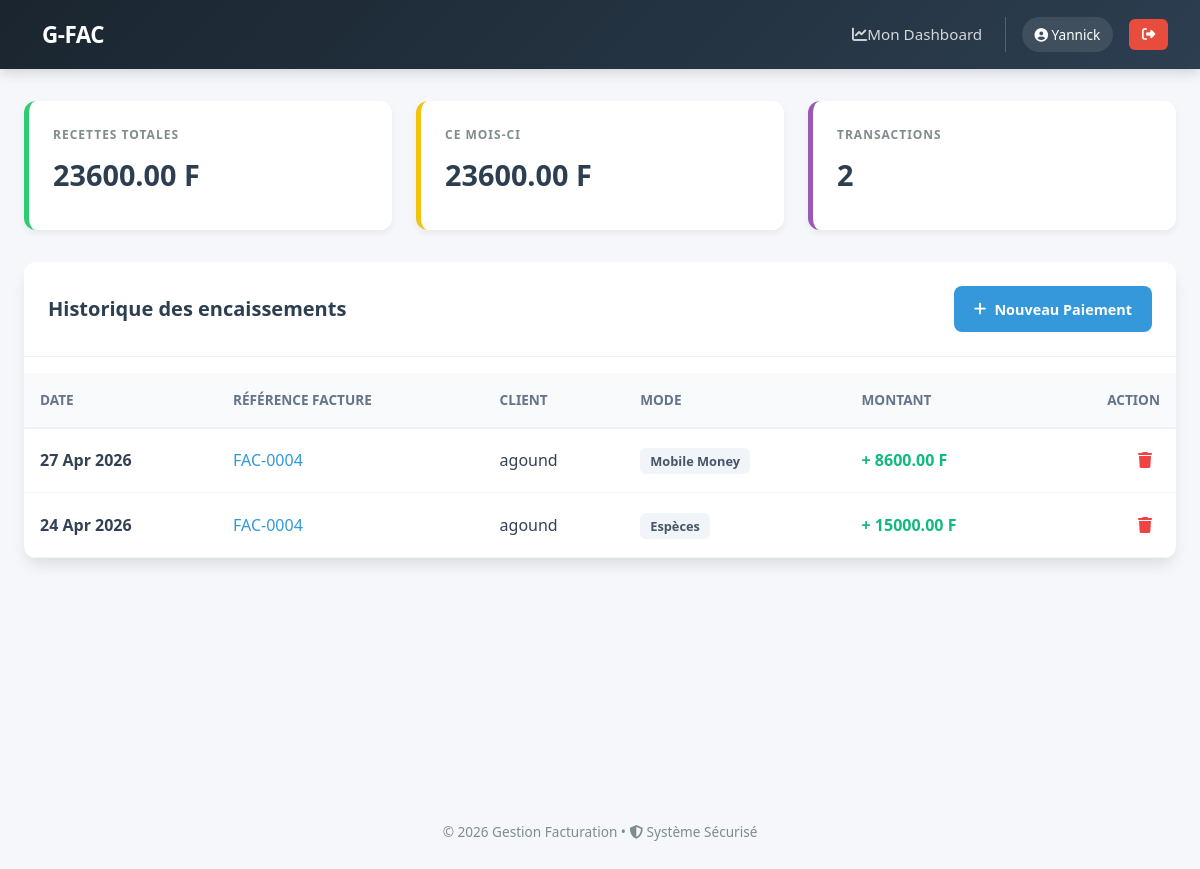
Page /paiements/ (signed in) on the committed database.
### paiements/models.py (models this page shows, shortened)
class Paiement(models.Model):
    MODES = [
        ('especes',  'Espèces'),
        ('virement', 'Virement'),
        ('cheque',   'Chèque'),
        ('mobile',   'Mobile Money'),
        ('carte',    'Carte bancaire'),
    ]
    facture    = models.ForeignKey(Facture, on_delete=models.CASCADE)
    montant    = models.DecimalField(max_digits=12, decimal_places=2)
    date       = models.DateField()
    mode       = models.CharField(max_length=20, choices=MODES)
    created_at = models.DateTimeField(auto_now_add=True)
    class Meta:
        ordering = ('-date',)

### factures/models.py (models this page shows, shortened)
class Facture(models.Model):
    STATUTS = [
        ('brouillon', 'Brouillon'),
        ('envoyee',   'Envoyée'),
        ('payee',     'Payée'),
    ]
    client        = models.ForeignKey(Client, on_delete=models.CASCADE)
    date          = models.DateField()
    statut        = models.CharField(max_length=20, choices=STATUTS, default='brouillon')
    montant_ht    = models.DecimalField(max_digits=12, decimal_places=2, default=0)
    taux_tva      = models.DecimalField(max_digits=5,  decimal_places=2, default=18)
    montant_tva   = models.DecimalField(max_digits=12, decimal_places=2, default=0)
    montant_total = models.DecimalField(max_digits=12, decimal_places=2, default=0)
    created_at    = models.DateTimeField(auto_now_add=True)
    updated_at    = models.DateTimeField(auto_now=True)
    class Meta:
        ordering = ('-date',)

### clients/models.py (models this page shows, shortened)
class Client(models.Model):
    nom        = models.CharField(max_length=200)
    email      = models.EmailField(unique=True)
    telephone  = models.CharField(max_length=20, blank=True)
    adresse    = models.TextField(blank=True)
    created_at = models.DateTimeField(auto_now_add=True)
    updated_at = models.DateTimeField(auto_now=True)
    class Meta:
        ordering = ('-created_at',)

### paiements/views.py (the view)
# urls.py: path('',              views.paiement_list,   name='paiement_list'),
@login_required
def paiement_list(request):
    paiements = Paiement.objects.select_related('facture__client').all()
    total = sum(p.montant for p in paiements)
    aujourd_hui = timezone.now().date()
    paiements_mois = sum(
        p.montant for p in paiements
        if p.date.month == aujourd_hui.month and p.date.year == aujourd_hui.year
    )
    return render(request, 'paiements/paiement_list.html', {
        'paiements': paiements,
        'total_paiements': total,
        'paiements_mois': paiements_mois,
    })

### templates/paiements/paiement_list.html (shortened to what this page needs)
{% extends 'base.html' %}
{% block content %}
<div class="stats-container">
    <div class="stat-card">
        <span class="stat-label">Recettes Totales</span>
        <div class="stat-value">{{ total_paiements|default:"0" }} F</div>
    </div>
    <div class="stat-card">
        <span class="stat-label">Ce mois-ci</span>
        <div class="stat-value">{{ paiements_mois|default:"0" }} F</div>
    </div>
    <div class="stat-card">
        <span class="stat-label">Transactions</span>
        <div class="stat-value">{{ paiements|length }}</div>
    </div>
</div>
<div class="payment-table-card">
    <div class="table-header">
        <h2 style="margin:0; font-size: 1.25rem;">Historique des encaissements</h2>
        <a href="{% url 'paiement_create' %}" class="btn btn-primary">
            <i class="fas fa-plus"></i> Nouveau Paiement
        </a>
    </div>
    <table>
        <thead>
            <tr>
                <th>Date</th>
                <th>Référence Facture</th>
                <th>Client</th>
                <th>Mode</th>
                <th>Montant</th>
                <th style="text-align: right;">Action</th>
            </tr>
        </thead>
        <tbody>
            {% for paiement in paiements %}
            <tr>
                <td>
                    <div style="font-weight: 600;">{{ paiement.date|date:"d M Y" }}</div>
                </td>
                <td>
                    <a href="{% url 'facture_detail' paiement.facture.pk %}" style="text-decoration: none; color: #3498db;">
                        FAC-{{ paiement.facture.pk|stringformat:"04d" }}
                    </a>
                </td>
                <td>{{ paiement.facture.client.nom }}</td>
                <td>
                    <span class="mode-pill">
                        {{ paiement.get_mode_display }}
                    </span>
                </td>
                <td>
                    <span class="amount-text">+ {{ paiement.montant }} F</span>
                </td>
                <td style="text-align: right;">
                    <a href="{% url 'paiement_delete' paiement.pk %}"
                       class="btn-delete-icon"
                       onclick="return confirm('Supprimer ce paiement ? cette action est irréversible.')"
                       title="Supprimer">
                        <i class="fas fa-trash"></i>
                    </a>
                </td>
            </tr>
            {% endfor %}
        </tbody>
    </table>
</div>
{% endblock %}

### templates/base.html (shortened to what this page needs)
<!DOCTYPE html>
<html lang="fr">
<head>
    <link rel="stylesheet" href="https://cdnjs.cloudflare.com/ajax/libs/font-awesome/6.4.0/css/all.min.css">
</head>
<body>
<nav class="navbar">
    <div class="brand">
         G-FAC
    </div>
    <div class="nav-links">
        {% if user.is_authenticated %}
            {% if user.profile.role != 'client' %}
                <a href="{% url 'client_list' %}"><i class="fas fa-users"></i>Clients</a>
                <a href="{% url 'facture_list' %}"><i class="fas fa-file-alt"></i>Factures</a>
                <a href="{% url 'paiement_list' %}"><i class="fas fa-credit-card"></i>Paiements</a>
            {% else %}
                <a href="{% url 'dashboard' %}"><i class="fas fa-chart-line"></i>Mon Dashboard</a>
            {% endif %}
            <div class="user-group">
                <span class="user-badge">
                    <i class="fas fa-user-circle"></i> {{ user.username|capfirst }}
                </span>
                <form method="post" action="{% url 'logout' %}" style="display:inline;">
                    <button type="submit" class="btn-logout" title="Déconnexion">
                        <i class="fas fa-sign-out-alt"></i>
                    </button>
                </form>
            </div>
        {% else %}
            <a href="{% url 'login' %}" class="btn btn-primary">
                <i class="fas fa-sign-in-alt"></i> Connexion
            </a>
        {% endif %}
    </div>
</nav>
<main class="container">
    {% block content %}{% endblock %}
</main>
<footer style="text-align: center; padding: 3rem; color: var(--text-light); font-size: 0.85rem;">
    &copy; 2026 Gestion Facturation &bull; <i class="fas fa-shield-alt"></i> Système Sécurisé
</footer>
</body>
</html>

### templates/base.html (style rules this page uses)
:root { --primary-dark: #1a252f; --primary-light: #2c3e50; --accent: #3498db; --accent-hover: #2980b9; --success: #27ae60; --success-hover: #219150; --danger: #e74c3c; --danger-hover: #c0392b; --warning: #f39c12; --bg-body: #f5f7fa; --text-main: #2c3e50; --text-light: #7f8c8d; --white: #ffffff; }
* { margin: 0; padding: 0; box-sizing: border-box; }
body { font-family: 'Segoe UI', Roboto, Helvetica, Arial, sans-serif; background: var(--bg-body); color: var(--text-main); line-height: 1.6; }
.navbar { background: linear-gradient(135deg, var(--primary-dark) 0%, var(--primary-light) 100%); padding: 0.8rem 2rem; display: flex; justify-content: space-between; align-items: center; box-shadow: 0 4px 12px rgba(0,0,0,0.15); position: sticky; top: 0; z-index: 1000; }
.navbar .brand { font-size: 1.4rem; font-weight: 800; color: white; letter-spacing: -0.5px; display: flex; align-items: center; gap: 10px; }
.navbar .nav-links { display: flex; align-items: center; gap: 0.5rem; }
.navbar a { color: rgba(255,255,255,0.8); text-decoration: none; padding: 0.6rem 0.9rem; border-radius: 8px; transition: all 0.2s ease; font-weight: 500; font-size: 0.95rem; }
.user-group { display: flex; align-items: center; gap: 1rem; padding-left: 1rem; border-left: 1px solid rgba(255,255,255,0.2); }
.user-badge { color: white; background: rgba(255,255,255,0.1); padding: 0.4rem 0.8rem; border-radius: 20px; font-size: 0.85rem; }
.btn-logout { background: var(--danger); color: white; border: none; padding: 0.5rem 0.8rem; border-radius: 6px; cursor: pointer; transition: all 0.3s ease; }
.btn { display: inline-flex; align-items: center; justify-content: center; gap: 8px; padding: 0.7rem 1.25rem; border-radius: 8px; font-weight: 600; font-size: 0.9rem; text-decoration: none; cursor: pointer; transition: all 0.2s ease; border: none; }
.btn-primary { background: var(--accent); color: var(--white); }
table { width: 100%; border-collapse: collapse; margin-top: 1rem; }
th { text-align: left; padding: 12px; color: var(--text-light); font-size: 0.85rem; text-transform: uppercase; border-bottom: 2px solid #edf2f7; }
td { padding: 15px 12px; border-bottom: 1px solid #edf2f7; vertical-align: middle; }
.container { max-width: 1200px; margin: 2rem auto; padding: 0 1.5rem; min-height: 80vh; }

### templates/paiements/paiement_list.html (style rules this page uses)
.stats-container { display: grid; grid-template-columns: repeat(auto-fit, minmax(250px, 1fr)); gap: 1.5rem; margin-bottom: 2rem; }
.stat-card { background: white; padding: 1.5rem; border-radius: 12px; box-shadow: 0 4px 6px rgba(0,0,0,0.05); border-left: 5px solid #3498db; display: flex; flex-direction: column; }
.stat-card:nth-child(1) { border-left-color: #2ecc71; }
.stat-card:nth-child(2) { border-left-color: #f1c40f; }
.stat-card:nth-child(3) { border-left-color: #9b59b6; }
.stat-value { font-size: 1.8rem; font-weight: 800; color: #2c3e50; margin: 0.5rem 0; }
.stat-label { color: #7f8c8d; text-transform: uppercase; font-size: 0.75rem; font-weight: 700; letter-spacing: 1px; }
.payment-table-card { background: white; border-radius: 12px; overflow: hidden; box-shadow: 0 10px 15px -3px rgba(0,0,0,0.1); }
.table-header { padding: 1.5rem; display: flex; justify-content: space-between; align-items: center; border-bottom: 1px solid #f0f2f5; }
table { width: 100%; border-collapse: collapse; }
th { background: #f8fafc; padding: 1rem; text-align: left; color: #64748b; font-size: 0.85rem; text-transform: uppercase; }
td { padding: 1.2rem 1rem; border-bottom: 1px solid #f1f5f9; color: #334155; }
.mode-pill { padding: 4px 10px; border-radius: 6px; font-size: 0.8rem; font-weight: 600; background: #f1f5f9; color: #475569; }
.amount-text { color: #10b981; font-weight: 700; }
.btn-delete-icon { color: #ef4444; padding: 8px; border-radius: 6px; transition: background 0.2s; }

### rows in the picture
Paiement: date "27 Apr 2026", facture.pk "0004", facture.client.nom "agound", mode "Mobile Money", montant "8600.00"
Paiement: date "24 Apr 2026", facture.pk "0004", facture.client.nom "agound", mode "Espèces", montant "15000.00"

### other values in the picture
{{ user.username|capfirst }} "Yannick"
{{ total_paiements|default:"0" }} "23600.00"
{{ paiements_mois|default:"0" }} "23600.00"
{{ paiements|length }} "2"
